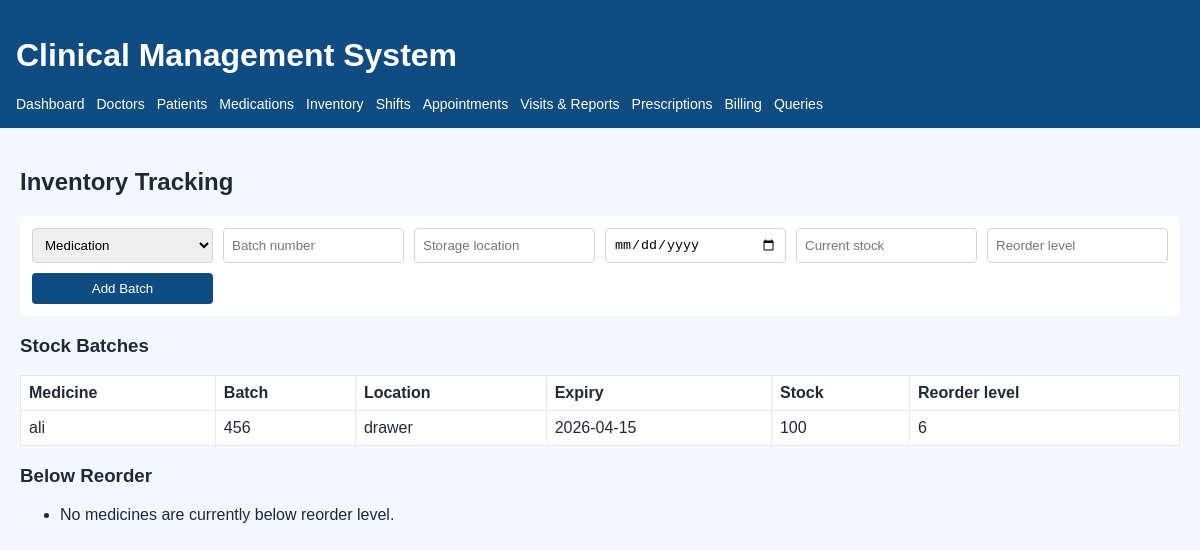
Page /inventory on the committed database.
### app/models.py (models this page shows)
class InventoryBatch(db.Model):
    __tablename__ = "inventory_batches"
    id = db.Column(db.Integer, primary_key=True)
    medication_id = db.Column(db.Integer, db.ForeignKey("medications.id"), nullable=False)
    batch_number = db.Column(db.String(60), nullable=False)
    storage_location = db.Column(db.String(120), nullable=False)
    expiration_date = db.Column(db.Date, nullable=False)
    current_stock = db.Column(db.Integer, nullable=False, default=0)
    reorder_level = db.Column(db.Integer, nullable=False, default=0)
    medication = db.relationship("Medication", back_populates="inventory_batches")
    stock_transactions = db.relationship("StockTransaction", back_populates="batch", cascade="all, delete-orphan")

class Medication(db.Model):
    __tablename__ = "medications"
    id = db.Column(db.Integer, primary_key=True)
    name = db.Column(db.String(120), nullable=False, unique=True)
    dosage_options = db.Column(db.String(255), nullable=False)
    side_effects = db.Column(db.Text)
    manufacturer = db.Column(db.String(120))
    unit_cost = db.Column(db.Float, nullable=False, default=0.0)
    inventory_batches = db.relationship("InventoryBatch", back_populates="medication", cascade="all, delete-orphan")
    prescription_items = db.relationship("PrescriptionItem", back_populates="medication")

### app/routes.py (the view, shortened to what this page needs)
@main_bp.route("/inventory", methods=["GET", "POST"])
def inventory():
    meds = Medication.query.order_by(Medication.name).all()
    below_reorder = InventoryBatch.query.filter(InventoryBatch.current_stock <= InventoryBatch.reorder_level).all()
    return render_template(
        "inventory.html",
        medications=meds,
        batches=InventoryBatch.query.order_by(InventoryBatch.expiration_date).all(),
        below_reorder=below_reorder,
    )

### app/templates/inventory.html (shortened to what this page needs)
{% extends "base.html" %}
{% block content %}
<h2>Inventory Tracking</h2>
<form method="post" class="grid-form">
    <select name="medication_id" required>
        <option value="">Medication</option>
    </select>
    <input name="batch_number" placeholder="Batch number" required>
    <input name="storage_location" placeholder="Storage location" required>
    <input name="expiration_date" type="date" required>
    <input name="current_stock" type="number" placeholder="Current stock" required>
    <input name="reorder_level" type="number" placeholder="Reorder level" required>
    <button type="submit">Add Batch</button>
</form>
<h3>Stock Batches</h3>
<table>
    <tr><th>Medicine</th><th>Batch</th><th>Location</th><th>Expiry</th><th>Stock</th><th>Reorder level</th></tr>
    {% for batch in batches %}
    <tr>
        <td>{{ batch.medication.name }}</td>
        <td>{{ batch.batch_number }}</td>
        <td>{{ batch.storage_location }}</td>
        <td>{{ batch.expiration_date }}</td>
        <td>{{ batch.current_stock }}</td>
        <td>{{ batch.reorder_level }}</td>
    </tr>
    {% endfor %}
</table>
<h3>Below Reorder</h3>
<ul>
    {% for b in below_reorder %}
    <li>{{ b.medication.name }} (Batch {{ b.batch_number }}) - {{ b.current_stock }} left</li>
    {% else %}
    <li>No medicines are currently below reorder level.</li>
    {% endfor %}
</ul>
{% endblock %}

### app/static/styles.css (style rules this page uses)
body { margin: 0; font-family: Arial, sans-serif; background: #f4f7fb; color: #1f2937; }
form { background: #fff; padding: 12px; border-radius: 8px; margin-bottom: 14px; }
.grid-form { display: grid; grid-template-columns: repeat(auto-fit, minmax(180px, 1fr)); gap: 10px; }
input, select, textarea, button { padding: 8px; border: 1px solid #d1d5db; border-radius: 4px; }
button { background: #0f4c81; color: #fff; border: none; cursor: pointer; }
table { width: 100%; border-collapse: collapse; background: #fff; margin-bottom: 14px; }
th, td { border: 1px solid #e5e7eb; padding: 8px; text-align: left; vertical-align: top; }

### rows in the picture
InventoryBatch: medication.name "ali", batch_number "456", storage_location "drawer", expiration_date "2026-04-15", current_stock "100", reorder_level "6"
